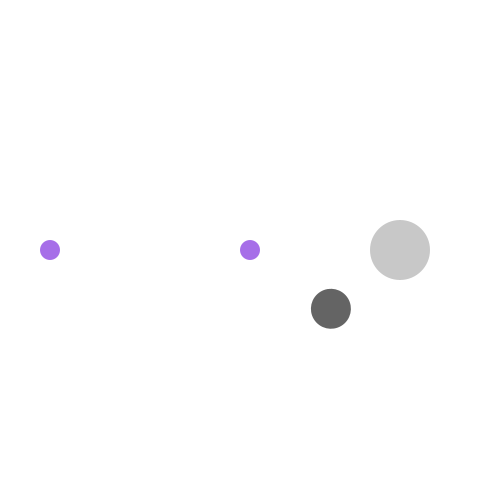
Frame 1 (no input)
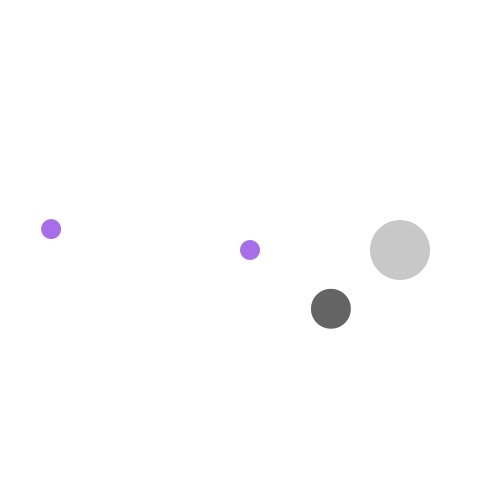
Frame 60 (the mouse pressed at the canvas centre just before this capture)
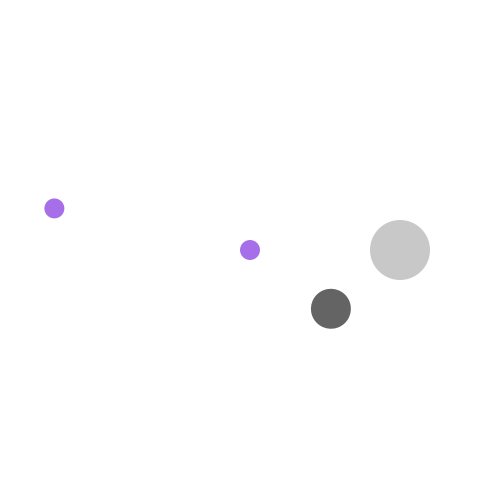
Frame 120 (the mouse held since frame 60 and released just before this capture)

The Processing sketch that drew these frames (run headless with seeded random() and noise(); from frame 60 on, the mouse is pressed at the canvas centre):

// Processing sketch: processing_120257
// ── processing_120257.pde

void setup()
{
  size(500, 500);
  background(255);
}

void draw()
{
  background(255);
  
  translate(width/2, height/2); // In die Mitte springen
  for (int i=0; i<360; i+=30) { // 360 Grad in 30Ã�ï¿½Ã¯Â¿Â½Ã�ï¿½Ã�Â° Schritten
  
}

float sec = map(second(), 0, 60, 0, 360);
pushMatrix();
rotate(radians(sec)); // Um i rotieren
translate(0, 200); // Um Radius verschieben
noStroke();
fill(#A66EE8);
ellipse(0, 0, 20, 20);
popMatrix();

float min = map(minute(), 0, 60, 0, 360);
pushMatrix();
rotate(radians(min)); // Um i rotieren
translate(0, -100); // Um Radius verschieben
noStroke();
fill(100);
ellipse(0, 0, 40, 40);
popMatrix();

float h = map(hour(), 0, 12, 0, 360);
pushMatrix();
rotate(radians(h)); // Um i rotieren
translate(0, -150); // Um Radius verschieben
noStroke();
fill(200);
ellipse(0, 0, 60, 60);
popMatrix();

fill(#A66EE8);
ellipse(0,0,20,20);

/*fill(10);
rect(0, -240, 2, 20);

fill(10);
rect(0, 220, 2, 20);

fill(10);
rect(220, 0, 20, 2);

fill(10);
rect(-240, 0, 20, 2);*/


}
